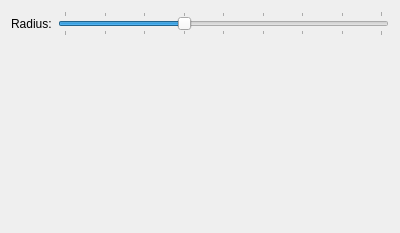
<ui version="4.0" >
 <class>StickSettingsWidget</class>
 <widget class="QWidget" name="StickSettingsWidget" >
  <property name="geometry" >
   <rect>
    <x>0</x>
    <y>0</y>
    <width>400</width>
    <height>233</height>
   </rect>
  </property>
  <layout class="QGridLayout" >
   <item row="0" column="0" >
    <widget class="QLabel" name="radiusLabel" >
     <property name="text" >
      <string>Radius:</string>
     </property>
    </widget>
   </item>
   <item row="0" column="1" >
    <widget class="QSlider" name="radiusSlider" >
     <property name="minimum" >
      <number>2</number>
     </property>
     <property name="maximum" >
      <number>10</number>
     </property>
     <property name="singleStep" >
      <number>1</number>
     </property>
     <property name="pageStep" >
      <number>1</number>
     </property>
     <property name="value" >
      <number>5</number>
     </property>
     <property name="sliderPosition" >
      <number>5</number>
     </property>
     <property name="orientation" >
      <enum>Qt::Horizontal</enum>
     </property>
     <property name="invertedAppearance" >
      <bool>false</bool>
     </property>
     <property name="tickPosition" >
      <enum>QSlider::TicksBothSides</enum>
     </property>
     <property name="tickInterval" >
      <number>0</number>
     </property>
    </widget>
   </item>
   <item row="1" column="1" >
    <spacer>
     <property name="orientation" >
      <enum>Qt::Vertical</enum>
     </property>
     <property name="sizeHint" >
      <size>
       <width>20</width>
       <height>40</height>
      </size>
     </property>
    </spacer>
   </item>
  </layout>
 </widget>
 <resources/>
 <connections/>
</ui>
